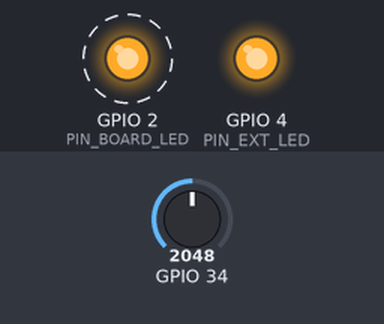
Bench run of a sketch on a simulated ESP32. Parts: output pins drawn as LEDs (lit = HIGH). Dashed ring = blinking. The inputs (shaded band) are chosen by the test bench; at power-on: GPIO 34 = 2048. No radio packets arrive unless stated; what the sketch prints to the serial monitor is not drawn.

Above: at 18.13 s.
Timing chart, 0 to 21.0 s (numbered marks = the images above):
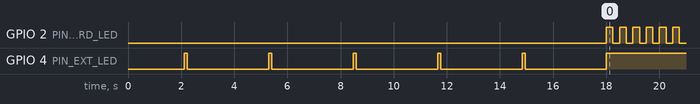

The sketch:

t07_beacon_tx.ino
```cpp
/*
 * ==============================================================================
 *  ResQPlug RA02_BRINGUP - T7: Beacon Transmit
 * ==============================================================================
 *  PURPOSE
 *    Final test: prove the radio actually puts energy on the air.
 *    Everything before this only proves the ESP32 can TALK to the chip.
 *    This proves the chip can TRANSMIT.
 *
 *    Requires: sandeepmistry/arduino-LoRa library
 *
 *  ⚠ SAFETY - ANTENNA FIRST
 *    Transmitting into an open circuit (no antenna) reflects power back into
 *    the SX1278 power amplifier and can destroy it. Snap the IPEX 433 MHz
 *    antenna onto the Ra-02 before flashing this sketch.
 *
 *  WHAT IT TESTS
 *    - endPacket() completes without timing out
 *    - PaConfig registers reflect a real PA configuration
 *    - Optionally: a second board running T7 receives the beacons
 *
 *  PASS: all 5 beacons report SENT and the packet IRQ fires.
 *  FAIL: TX timeout -> chip detects no RF load, usually missing antenna
 *        or the PA supply rail is sagging.
 *
 *  OPTIONAL RANGE CHECK
 *    Flash T7 on a second ESP32+Ra-02 pair, then change MODE below to
 *    RECEIVER to listen. Or change to TRANSCEIVER to do both.
 * ==============================================================================
 */

#include <SPI.h>
#include <LoRa.h>

// SYNC: ra02_pins.h
#define PIN_SCK        18
#define PIN_MISO       19
#define PIN_MOSI       23
#define PIN_NSS        17   // <-- CHANGE THIS if T5 discovered a different pin
#define PIN_RST        14
#define PIN_DIO0       26
#define PIN_BOARD_LED   2
#define PIN_EXT_LED     4
// END SYNC

#define LORA_FREQUENCY 433E6
#define SYNC_WORD      0x12
#define BEACON_COUNT   5
#define BEACON_INTERVAL_MS 3000

// 0 = transmit only, 1 = receive only, 2 = both (needs a second board)
#define MODE 0

const char* NODE_ID = "RA02-T7";

void setup() {
  Serial.begin(115200);
  delay(2000);

  pinMode(PIN_BOARD_LED, OUTPUT); digitalWrite(PIN_BOARD_LED, LOW);
  pinMode(PIN_EXT_LED,   OUTPUT); digitalWrite(PIN_EXT_LED,   LOW);

  Serial.println();
  Serial.println("=========================================================");
  Serial.println("  T7: BEACON TRANSMIT");
  Serial.println("=========================================================");
  Serial.println("  ⚠  ANTENNA MUST BE CONNECTED before this runs.");
  Serial.println("     Transmitting with no antenna can burn the SX1278 PA.");
  Serial.println("=========================================================");
  Serial.println();

  SPI.begin(PIN_SCK, PIN_MISO, PIN_MOSI, PIN_NSS);
  LoRa.setPins(PIN_NSS, PIN_RST, PIN_DIO0);

  Serial.println("[1] Bringing the radio up...");
  if (!LoRa.begin(LORA_FREQUENCY)) {
    Serial.println("    FAIL - LoRa.begin() returned false.");
    Serial.println();
    Serial.println("=========================================================");
    Serial.println("  VERDICT T7: FAIL - radio not initialised");
    Serial.println("  Go back to T6. T7 cannot run until T6 passes.");
    Serial.println("=========================================================");
    Serial.println();
    return;
  }
  Serial.println("    ok.");
  Serial.println();

  LoRa.setTxPower(18);
  LoRa.setSpreadingFactor(7);
  LoRa.setSignalBandwidth(125E3);
  LoRa.setCodingRate4(5);
  LoRa.setPreambleLength(8);
  LoRa.setSyncWord(SYNC_WORD);
  LoRa.enableCrc();

  Serial.println("[2] Radio configured:");
  Serial.println("    Freq=433.00MHz  TxPower=+18dBm  SF=7  BW=125kHz");
  Serial.println("    CR=4/5  Preamble=8  SyncWord=0x12  CRC=on");
  Serial.println();

  if (MODE == 1) {
    receiveLoop();
    return;
  }

  // --- Transmit the beacons ---
  Serial.println("[3] Transmitting beacons:");
  int sent = 0;
  for (int i = 0; i < BEACON_COUNT; i++) {
    Serial.print("    Beacon ");
    Serial.print(i);
    Serial.print(" -> ");

    LoRa.beginPacket();
    LoRa.print(NODE_ID);
    LoRa.print(" #");
    LoRa.print(i);
    LoRa.print(" t=");
    LoRa.print(millis());
    LoRa.print(" rss=");
    // Read the board's own supply indication is not available in the lib,
    // so send uptime as a payload health marker.
    LoRa.print(analogRead(34));   // optional ADC channel, harmless if floating
    int result = LoRa.endPacket();   // blocks until TX complete

    if (result == 1) {
      Serial.print("SENT (");
      Serial.print(millis());
      Serial.println(" ms)");
      sent++;
      digitalWrite(PIN_EXT_LED, HIGH);
      delay(120);
      digitalWrite(PIN_EXT_LED, LOW);
    } else {
      Serial.println("TIMEOUT");
    }

    delay(BEACON_INTERVAL_MS);
  }

  Serial.println();

  // --- Verdict ---
  Serial.println("=========================================================");
  if (sent == BEACON_COUNT) {
    Serial.println("  VERDICT T7: PASS - all beacons transmitted.");
    Serial.println();
    Serial.println("  The link is fully working:");
    Serial.println("    power     OK");
    Serial.println("    SPI comms OK (register reads)");
    Serial.println("    library   OK (LoRa.begin)");
    Serial.println("    RF output OK (packets sent)");
    Serial.println();
    Serial.println("  To confirm range, flash T7 with MODE=1 on a second");
    Serial.println("  ESP32+Ra-02 pair and watch it receive these beacons.");
    Serial.println();
    Serial.println("  FOLLOW-UP - ALL THREE COMPLETED 2026-10-07:");
    Serial.println("    1. Reconciled the 3 markdown docs (GPIO 5 -> 17)");
    Serial.println("    2. Updated unified_node0.1/0.2 + 2 old test sketches");
    Serial.println("    3. Results recorded in TEST_LIST.md / FINDINGS.md");
    digitalWrite(PIN_EXT_LED, HIGH);
  } else {
    Serial.print("  VERDICT T7: PARTIAL - ");
    Serial.print(sent);
    Serial.print("/");
    Serial.print(BEACON_COUNT);
    Serial.println(" transmitted.");
    Serial.println();
    Serial.println("  TIMEOUTs usually mean:");
    Serial.println("    - Antenna not connected (MOST LIKELY - check now)");
    Serial.println("    - Supply rail sagging under PA current (~120mA)");
    Serial.println("      -> meter 3.3V at LEFT [3] during a TX attempt");
    Serial.println("    - SX1278 PA damaged by a previous no-antenna transmit");
  }
  Serial.println("=========================================================");
  Serial.println();
}

void receiveLoop() {
  Serial.println("Receiving mode - waiting for beacons...");
  LoRa.receive();
  while (true) {
    int packetSize = LoRa.parsePacket();
    if (packetSize) {
      Serial.print("RX [");
      Serial.print(LoRa.packetRssi());
      Serial.print(" dBm] ");
      while (LoRa.available()) Serial.print((char)LoRa.read());
      Serial.println();
      digitalWrite(PIN_EXT_LED, HIGH);
      delay(100);
      digitalWrite(PIN_EXT_LED, LOW);
    }
    delay(10);
  }
}

void loop() {
  if (MODE == 1) return;
  // Idle heartbeat after the TX sequence completes.
  digitalWrite(PIN_BOARD_LED, HIGH); delay(250);
  digitalWrite(PIN_BOARD_LED, LOW);  delay(250);
}
```

Measured:
- by itself, GPIO 2 (PIN_BOARD_LED): alternates HIGH for 0.25 s and LOW for 0.25 s
